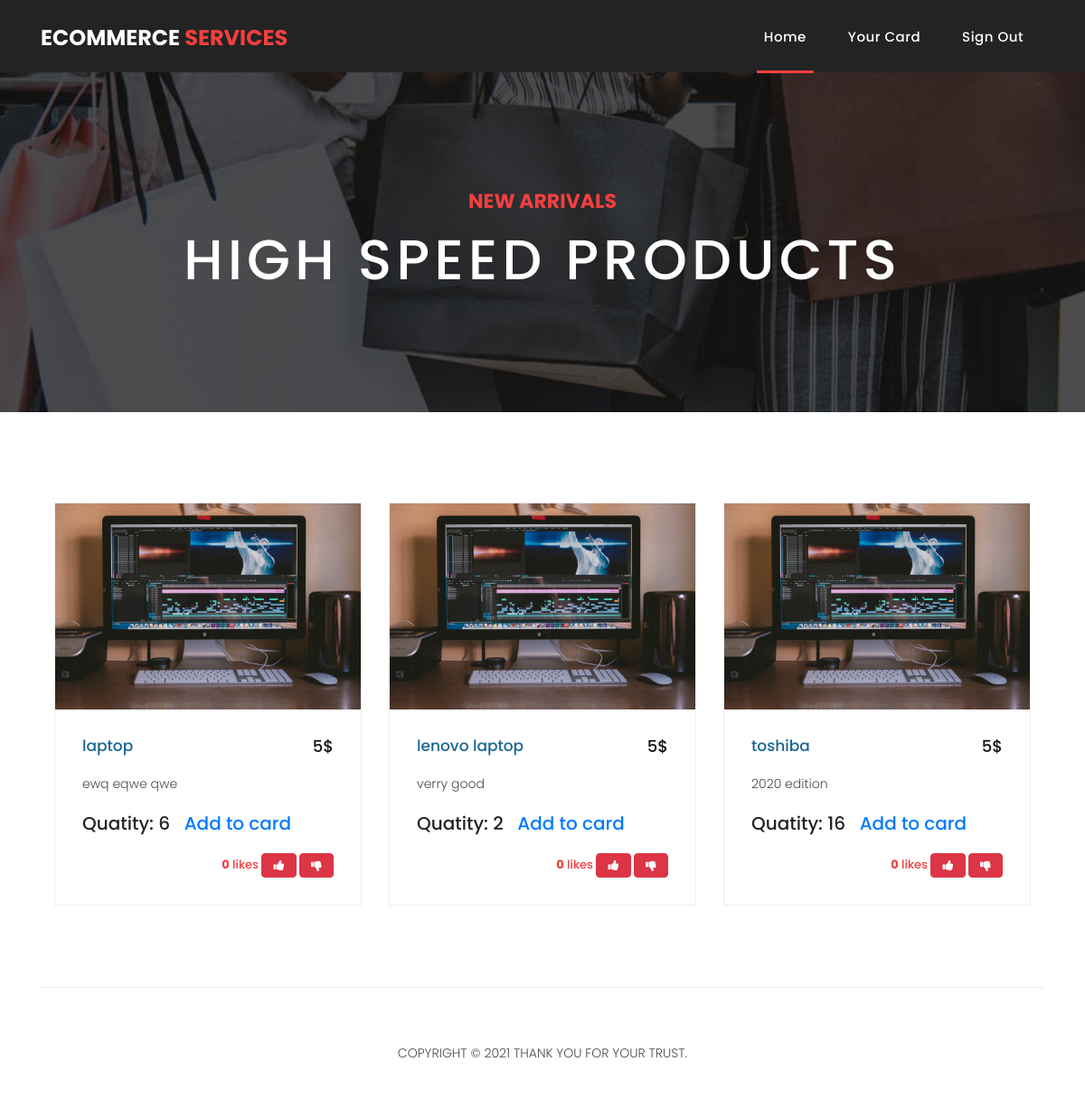
Page /customerproduct.php?sid=12 (signed in) on the earlier database version.
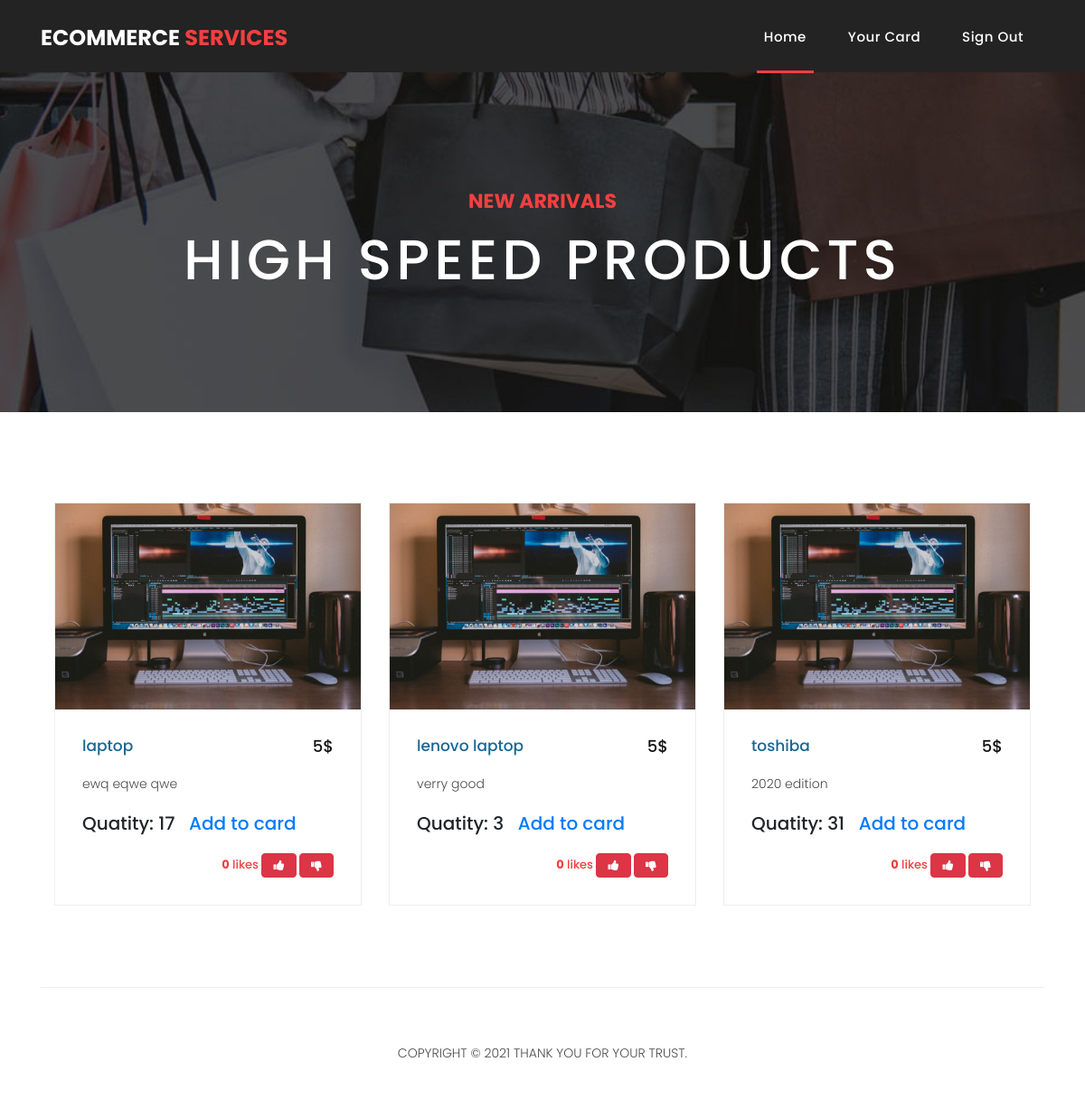
Same page on the later database version.
### tables this page shows
CREATE TABLE `shops` (
  `id` int(11) NOT NULL,
  `user_id` int(11) NOT NULL,
  `name` varchar(50) NOT NULL,
  `category` varchar(255) NOT NULL,
  `image_path` varchar(255) NOT NULL
);

CREATE TABLE `items` (
  `id` int(11) NOT NULL,
  `name` varchar(50) NOT NULL,
  `quantity` int(11) NOT NULL,
  `shop_id` int(11) NOT NULL,
  `price` int(11) NOT NULL,
  `image_path` varchar(255) NOT NULL,
  `category` varchar(255) NOT NULL,
  `description` varchar(10000) NOT NULL,
  `active` tinyint(4) NOT NULL DEFAULT 1
);

### php/gotoshop.php (called while the page is built)
<?php
include "connection.php";
$id=$_GET['sid'];
		$sql="Select * from shops where id=$id";
		$stmt = $connection->prepare($sql);
		$stmt->execute();
		$result = $stmt->get_result();
		$row = $result->fetch_assoc();
?>

### php/cshopproduct.php (called while the page is built)
<?php
include "connection.php";
		$sql2="Select * from items where shop_id=? and active = 1 and quantity > 0";
		$stmt2 = $connection->prepare($sql2);
		$stmt2->bind_param("i",$_GET['sid']);
		$stmt2->execute();
		$result2 = $stmt2->get_result();
?>

### customerproduct.php (the view, shortened to what this page needs)
<?php
include "php/cshopproduct.php";
include "php/gotoshop.php";
?>
<!DOCTYPE html>
<html lang="en">
  <head>
    <link href="vendor/bootstrap/css/bootstrap.min.css" rel="stylesheet">
    <link rel="stylesheet" href="assets/css/fontawesome.css">
    <link rel="stylesheet" href="assets/css/templatemo-sixteen.css">
    <link rel="stylesheet" href="assets/css/owl.css">
  </head>
  <body>
    <header class="">
      <nav class="navbar navbar-expand-lg">
        <div class="container">
          <span class="navbar-brand" ><h2>Ecommerce <em>Services</em></h2></span>
          <div class="collapse navbar-collapse" id="navbarResponsive">
            <ul class="navbar-nav ml-auto">
              <li class="nav-item active">
                <a class="nav-link" href="customerhome.php">Home
                </a>
              </li>
              <li class="nav-item">
                <a class="nav-link" href="card.php">Your card</a>
              </li>
              <li class="nav-item">
                <a class="nav-link"  id="logout">Sign out</a>
              </li>
            </ul>
          </div>
        </div>
      </nav>
    </header>
    <div class="page-heading products-heading header-text">
      <div class="container">
        <div class="row">
          <div class="col-md-12">
            <div class="text-content">
              <h4>new arrivals</h4>
              <h2><?php echo $row["name"];?> products</h2>
            </div>
          </div>
        </div>
      </div>
    </div>
    <div class="products">
      <div class="container">
          <div class="col-md-12">
            <div class="filters-content">
               <?php
               $x = 0;
                  while($row2 = $result2->fetch_assoc()){
                    if($x % 3 == 0){
                  ?>
                <div class="row grid">
                <?php } ?>
                    <div class="col-lg-4 col-md-4 all des">
                      <div class="product-item">
                        <img src='<?php echo $row2['image_path']; ?>' alt="">
                        <div class="down-content">
                          <h4><?php echo $row2['name'] ?></h4>
                          <h6><?php echo $row2['price']."$" ?></h6>
                          <p><?php echo $row2['description'] ?></p>
                          <h5>Quatity: <?php echo $row2['quantity'] ?>&nbsp&nbsp
                            <a href=<?php echo "php/addtocard.php?pid=".$row2['id'] ?>>Add to card</a>
                          </h5></br></br>
                          <?php
                          $id = $row2['id'];
                              $sql3="Select count(item_id) as count from users_liked_items where item_id=".$id;
                              $stmt3 = $connection->prepare($sql3);
                              $stmt3->execute();
                              $result3 = $stmt3->get_result();
                              $row3 = $result3->fetch_assoc()
                          ?>
                          <span ><strong id=<?php echo "likenum".$x; ?>><?php echo $row3['count'] ?></strong> likes&nbsp<button type="button" id=<?php echo "btnlike".$x;  ?> class="fa fa-thumbs-up btn btn-danger"></button>
                            <button type="button" id=<?php echo "btnunlike".$x;  ?> class="fa fa-thumbs-down btn btn-danger"></button></span>
                        </div>
                      </div>
                    </div>
                    <?php
                    if(($x+1) % 3 == 0){
                      ?>
                    </div>
                    <?php
                  }
                  $x = $x + 1;
                  }
                  ?>
                </div>
            </div>
          </div>
        </div>
    <footer>
      <div class="container">
        <div class="row">
          <div class="col-md-12">
            <div class="inner-content">
              <p>Copyright &copy; 2021 Thank you for your trust.</p>
            </div>
          </div>
        </div>
      </div>
    </footer>
  </body>
</html>

### assets/css/templatemo-sixteen.css (style rules this page uses)
body { font-family: 'Poppins', sans-serif; overflow-x: hidden; text-rendering: optimizeLegibility; -webkit-font-smoothing: antialiased; -moz-osx-font-smoothing: grayscale; }
p { margin-bottom: 0px; font-size: 14px; font-weight: 300; color: #4a4a4a; line-height: 24px; }
a { text-decoration: none!important; }
ul { padding: 0; margin: 0; list-style: none; }
h1,h2,h3,h4,h5,h6 { margin: 0px; }
.products-heading { background-image: url(../images/products-heading.jpg); }
.page-heading { padding: 210px 0px 130px 0px; text-align: center; background-position: center center; background-repeat: no-repeat; background-size: cover; }
.page-heading .text-content h4 { color: #f33f3f; font-size: 22px; text-transform: uppercase; font-weight: 700; margin-bottom: 15px; }
.page-heading .text-content h2 { color: #fff; font-size: 62px; text-transform: uppercase; letter-spacing: 5px; }
header { position: absolute; z-index: 99999; width: 100%; height: 80px; background-color: #232323; -webkit-transition: all 0.3s ease-in-out 0s; -moz-transition: all 0.3s ease-in-out 0s; -o-transition: all 0.3s ease-in-out 0s; transition: all 0.3s ease-in-out 0s; }
header .navbar { padding: 17px 0px; }
.navbar .navbar-brand { float: left; margin-top: -12px; outline: none; }
.navbar .navbar-brand h2 { color: #fff; text-transform: uppercase; font-size: 24px; font-weight: 700; -webkit-transition: all .3s ease 0s; -moz-transition: all .3s ease 0s; -o-transition: all .3s ease 0s; transition: all .3s ease 0s; }
.navbar .navbar-brand h2 em { font-style: normal; color: #f33f3f; }
#navbarResponsive { z-index: 999; }
.navbar-collapse { text-align: center; }
.navbar .navbar-nav .nav-item { margin: 0px 15px; }
.navbar .navbar-nav a.nav-link { text-transform: capitalize; font-size: 15px; font-weight: 500; letter-spacing: 0.5px; color: #fff; transition: all 0.5s; margin-top: 5px; }
.navbar .navbar-nav .nav-link:hover, .navbar .navbar-nav .active>.nav-link, .navbar .navbar-nav .nav-link.active, .navbar .navbar-nav .nav-link.show, .navbar .navbar-nav .show>.nav-link { color: #fff; padding-bottom: 25px; border-bottom: 3px solid #f33f3f; }
.product-item { border: 1px solid #eee; margin-bottom: 30px; }
.product-item .down-content { padding: 30px; position: relative; }
.product-item img { width: 100%; overflow: hidden; }
.product-item .down-content h4 { font-size: 17px; color: #1a6692; margin-bottom: 20px; }
.product-item .down-content h6 { position: absolute; top: 30px; right: 30px; font-size: 18px; color: #121212; }
.product-item .down-content p { margin-bottom: 20px; }
.product-item .down-content span { position: absolute; right: 30px; bottom: 30px; font-size: 13px; color: #f33f3f; font-weight: 500; }
footer { text-align: center; }
footer .inner-content { border-top: 1px solid #eee; margin-top: 60px; padding: 60px 0px; }
footer .inner-content p { text-transform: uppercase; }
.products { margin-top: 100px; }

Differences in the rows shown:
changed items "laptop": quantity "6" → "17"
changed items "lenovo laptop": quantity "2" → "3"
changed items "toshiba": quantity "16" → "31"
